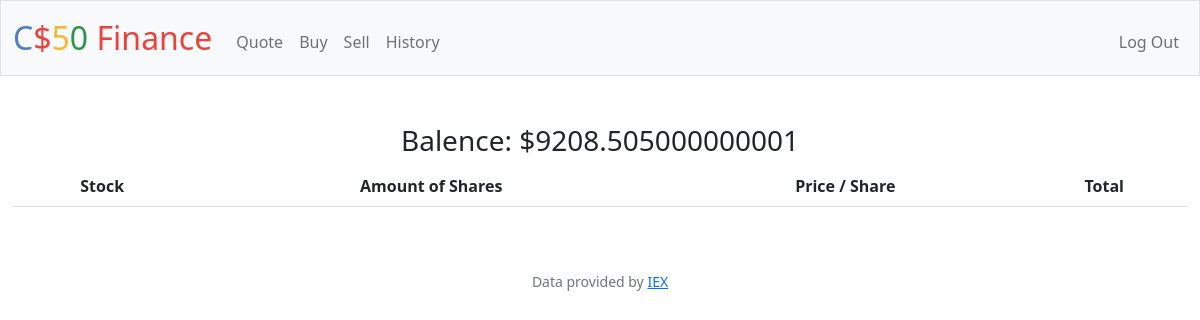
Page / (signed in) on the earlier database version.
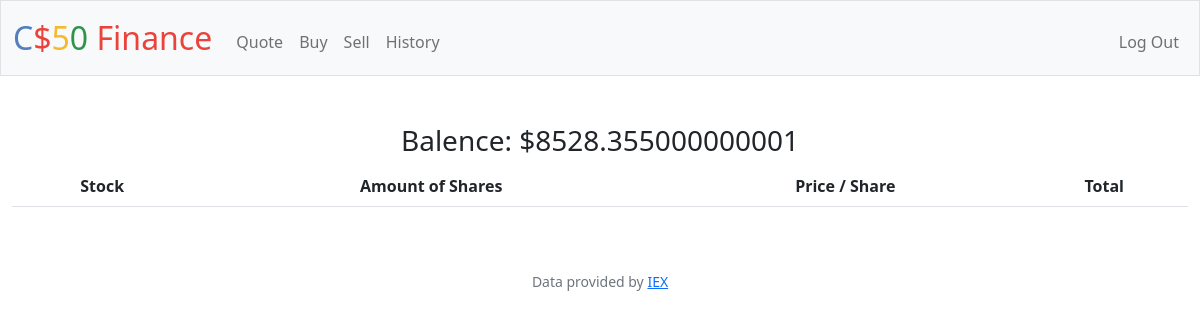
Same page on the later database version.
### tables this page shows
CREATE TABLE 'users' (id INTEGER PRIMARY KEY AUTOINCREMENT NOT NULL, username TEXT NOT NULL, hash TEXT NOT NULL,'cash' NUMERIC NOT NULL DEFAULT 10000.00);

### app.py (the view)
@app.route("/")
@login_required
def index():
    user_id = session["user_id"]
    purchases_db = db.execute("SELECT symbol, SUM(SHARES) AS shares, price FROM purchases WHERE user_id = ? AND shares > 1 GROUP BY symbol", user_id)
    total = db.execute("SELECT SUM(price) AS total FROM purchases WHERE user_id = ?", user_id)
    total = total[0]['total']
    cash_db = db.execute("SELECT cash FROM users WHERE id = ?", user_id)
    cash = cash_db[0]["cash"]
    return render_template("index.html", database=purchases_db, cash=cash, total=total)

### app.py (called while the page is built)
@app.after_request
def after_request(response):
    response.headers["Cache-Control"] = "no-cache, no-store, must-revalidate"
    response.headers["Expires"] = 0
    response.headers["Pragma"] = "no-cache"
    return response

### helpers.py (called while the page is built)
def login_required(f):
    @wraps(f)
    def decorated_function(*args, **kwargs):
        if session.get("user_id") is None:
            return redirect("/login")
        return f(*args, **kwargs)
    return decorated_function

### templates/index.html (shortened to what this page needs)
{% extends "layout.html" %}
{% block main %}
<h3>Balence: ${{ cash }} </h3>
<div class="section" >
 <table class="table table-striped-columns">
    <thead>
        <tr>
            <th scope="col">Stock</th>
            <th cope="col">Amount of Shares</th>
            <th scope="col">Price / Share</th>
            <th scope="col">Total</th>
        </tr>
    </thead>
    </table>
 </div>
{% endblock %}

### templates/layout.html (shortened to what this page needs)
<!DOCTYPE html>
<html lang="en">
    <head>
        <link href="https://cdn.jsdelivr.net/npm/bootstrap@5.1.3/dist/css/bootstrap.min.css" rel="stylesheet">
        <link href="/static/styles.css" rel="stylesheet">
    </head>
    <body>
        <nav class="bg-light border navbar navbar-expand-md navbar-light">
            <div class="container-fluid">
                <a class="navbar-brand" href="/"><span class="blue">C</span><span class="red">$</span><span class="yellow">5</span><span class="green">0</span> <span class="red">Finance</span></a>
                <div class="collapse navbar-collapse" id="navbar">
                    {% if session["user_id"] %}
                        <ul class="navbar-nav me-auto mt-2">
                            <li class="nav-item"><a class="nav-link" href="/quote">Quote</a></li>
                            <li class="nav-item"><a class="nav-link" href="/buy">Buy</a></li>
                            <li class="nav-item"><a class="nav-link" href="/sell">Sell</a></li>
                            <li class="nav-item"><a class="nav-link" href="/history">History</a></li>
                        </ul>
                        <ul class="navbar-nav ms-auto mt-2">
                            <li class="nav-item"><a class="nav-link" href="/logout">Log Out</a></li>
                        </ul>
                    {% else %}
                        <ul class="navbar-nav ms-auto mt-2">
                            <li class="nav-item"><a class="nav-link" href="/register">Register</a></li>
                            <li class="nav-item"><a class="nav-link" href="/login">Log In</a></li>
                        </ul>
                    {% endif %}
                </div>
            </div>
        </nav>
        <main class="container-fluid py-5 text-center">
            {% block main %}{% endblock %}
        </main>
        <footer class="mb-5 small text-center text-muted">
            Data provided by <a href="https://iexcloud.io/">IEX</a>
        </footer>
    </body>
</html>

### static/styles.css (style rules this page uses)
nav .navbar-brand { font-size: xx-large; }
nav .navbar-brand .blue { color: #537fbe; }
nav .navbar-brand .red { color: #ea433b; }
nav .navbar-brand .yellow { color: #f5b82e; }
nav .navbar-brand .green { color: #2e944b; }

Differences in the rows shown:
changed users: cash "9208.505000000001" → "8528.355000000001"
